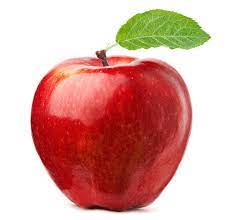
#> input picture resources/images/apple.jpg, 229 x 220 px
$ python shape_detector.py --image ../../resources/images/apple.jpg
#> lines starting #> are read from the running program, lines starting #| are printed output that depends on the picture; after the words box and inside, x2 and y2 are one past the last pixel; in counts of white or black regions, pixels touching at a corner belong together
### cvp/utils/parsing_utils.py
import argparse
import cv2.cv2 as cv

from cvp.utils.image_utils import scale
import os


def get_single_image_parser():
    parser = argparse.ArgumentParser()
    parser.add_argument("-i", "--image", required=True, help="path to the input image")
    return parser


def get_single_image_from_command_line():
    parser = get_single_image_parser()
    args = parser.parse_args()
    if not os.path.exists(args.image):
        raise RuntimeError(f'Could not find file {args.image}')
    image = cv.imread(args.image)
#> image is the input picture: shape (220, 229, 3); mean B, G, R 159.5, 167.2, 217.4
    while image.shape[0] > 1000:
        image = scale(image, 0.5)
    return image

### cvp/shape/countours.py
from typing import Optional, Tuple

import imutils
from cv2 import cv2 as cv

from cvp.utils.image_utils import show


def get_contours(image, threshold: int, thresh_type=cv.THRESH_BINARY,
                 is_color=True,
                 sort_by=cv.contourArea,
                 blur_kernel_size=5,
                 do_show=False):
#> called with threshold = 80, thresh_type = 0, is_color = True, blur_kernel_size = 5, do_show = False
    if is_color:
        gray = cv.cvtColor(image, cv.COLOR_BGR2GRAY)
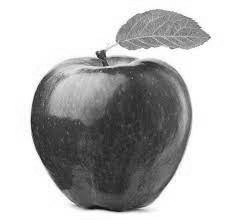
#> gray: shape (220, 229); min 13, max 255, mean 181.3
    else:
        gray = image
    blurred = cv.GaussianBlur(gray, (blur_kernel_size, blur_kernel_size), 0)
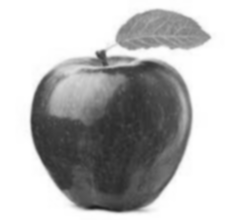
#> blurred: shape (220, 229); min 32, max 255, mean 181.3
    thresh_image = cv.threshold(blurred, threshold, 255, thresh_type)[1]
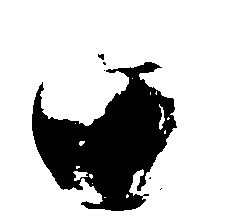
#> thresh_image: shape (220, 229); 77.6% white; 6 black regions (4 under 20 px)
    if do_show:
        show(thresh_image)
    sorted_contours = get_contours_from_thresh(thresh_image, sort_by)
    return sorted_contours


# [5 lines left out: function get_edged, not called in this run]


def get_contours_from_thresh(threshold_image, sort_by=cv.contourArea):
    contours = cv.findContours(threshold_image.copy(), cv.RETR_EXTERNAL, cv.CHAIN_APPROX_SIMPLE)
#> contours = 1 contour; box (x1, y1, x2, y2) and area: (0, 0, 229, 220) 49932
    contours = imutils.grab_contours(contours)
#> contours = [[[0, 0], [0, 219], [228, 219], [228, 0]]]
    sorted_contours = sorted(contours, key=sort_by, reverse=True)
#> sorted_contours = [[[0, 0], [0, 219], [228, 219], [228, 0]]]
    return sorted_contours


def find_center(contour) -> Optional[Tuple[int, int]]:
    moments = cv.moments(contour)
    if moments['m00'] == 0:
        return None
    c_x = int(moments['m10'] / moments['m00'])
    c_y = int(moments['m01'] / moments['m00'])
    return c_x, c_y


# [6 lines left out: function get_extreme_points, not called in this run]

### cvp/shape/shape_detector.py
from typing import Tuple

import cv2.cv2 as cv

from cvp.utils.image_utils import show
from cvp.shape.countours import get_contours, find_center
from cvp.utils.parsing_utils import get_single_image_from_command_line
import numpy as np

def main():
    image = get_single_image_from_command_line()
    contours = get_contours(image, 80)
#> contours = [[[0, 0], [0, 219], [228, 219], [228, 0]]]
    for c in contours:
        cv.drawContours(image, [c], -1, (255, 255, 255), 2)
        center = find_center(c)
        if center is None:
            continue
        shape = detect_shape(c)
        cv.putText(image, shape, center, cv.FONT_HERSHEY_SIMPLEX, 0.5, (255, 255, 255), 2)
        print(shape)
        show(image)
#> this loop made 1 pass
#> (c_x in find_center, c_y in find_center, perimeter in detect_shape, x in detect_shape, y in detect_shape, w in detect_shape, h in detect_shape, ar in detect_shape) on pass 1: (114, 109, 894, 0, 0, 229, 220, 1.04)
#> image: shape (220, 229, 3); 0.59% of pixels changed, all inside (x1, y1, x2, y2) = (79, 0, 193, 220)


def detect_shape(contour, ratio=0.04) -> Tuple[str, np.array]:
    perimeter = cv.arcLength(contour, True)
    approx_contour = cv.approxPolyDP(contour, ratio * perimeter, True)

    # if the shape is a triangle, it will have 3 vertices
    if len(approx_contour) == 3:
        shape = "triangle"
    # if the shape has 4 vertices, it is either a square or a rectangle
    elif len(approx_contour) == 4:
        # compute the bounding box of the contour and use the
        # bounding box to compute the aspect ratio
        (x, y, w, h) = cv.boundingRect(approx_contour)
        ar = w / float(h)
        # a square will have an aspect ratio that is approximately
        # equal to one, otherwise, the shape is a rectangle
        shape = "square" if 0.95 <= ar <= 1.05 else "rectangle"
    # if the shape is a pentagon, it will have 5 vertices
    elif len(approx_contour) == 5:
        shape = "pentagon"
    # otherwise, we assume the shape is a circle
    else:
        shape = "circle"
    # return the name of the shape
    return shape, approx_contour


if __name__ == '__main__':
#> (the run stopped early here; a loop or call above may not have finished)

$ run again, on resources/images/bryce_2.jpg
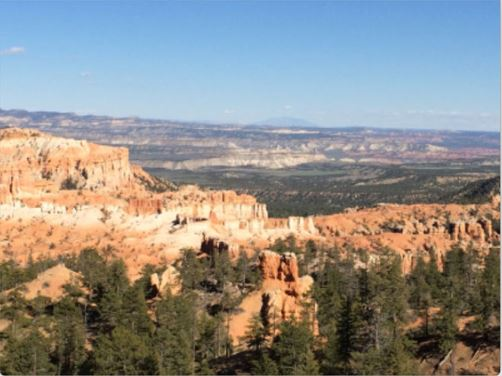
#> input picture resources/images/bryce_2.jpg, 502 x 376 px
#> in get_single_image_from_command_line, image is the input picture: shape (376, 502, 3); mean B, G, R 137.8, 141.9, 143.6
#> in get_contours, `thresh_image = cv.threshold(blurred, threshold, 255, thresh_type)[1]`:
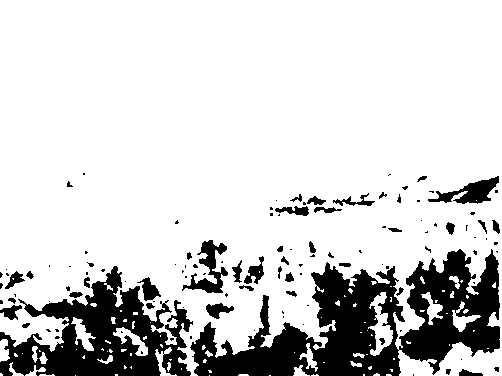
#> thresh_image: shape (376, 502); 82.1% white; 116 black regions (74 under 20 px)
#> in get_contours_from_thresh, `contours = cv.findContours(threshold_image.copy(), cv.RETR_EXTERNAL, c..`: contours = 77 contours, 61 with area under 20; largest, box (x1, y1, x2, y2) and area: (0, 0, 502, 376) 162210, (368, 292, 393, 356) 653, (113, 327, 148, 356) 310, (71, 317, 96, 351) 290, (155, 347, 177, 376) 142
#> in get_contours_from_thresh, `sorted_contours = sorted(contours, key=sort_by, reverse=True)`: sorted_contours has the same summary as contours
#> in get_contours, `sorted_contours = get_contours_from_thresh(thresh_image, sort_by)`: sorted_contours has the same summary as contours in get_contours_from_thresh
#> the loop in main, `for c in contours:` made 1 pass
#> (c_x in find_center, c_y in find_center, perimeter in detect_shape, x in detect_shape, y in detect_shape, w in detect_shape, h in detect_shape, ar in detect_shape) on pass 1: (256, 164, 3469.6, 0, 0, 502, 376, 1.34)
#> after the loop in main, `for c in contours:`:
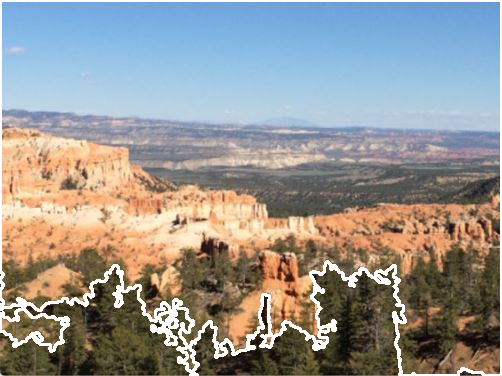
#> image: shape (376, 502, 3); 4.84% of pixels changed, all inside (x1, y1, x2, y2) = (0, 0, 502, 376)
